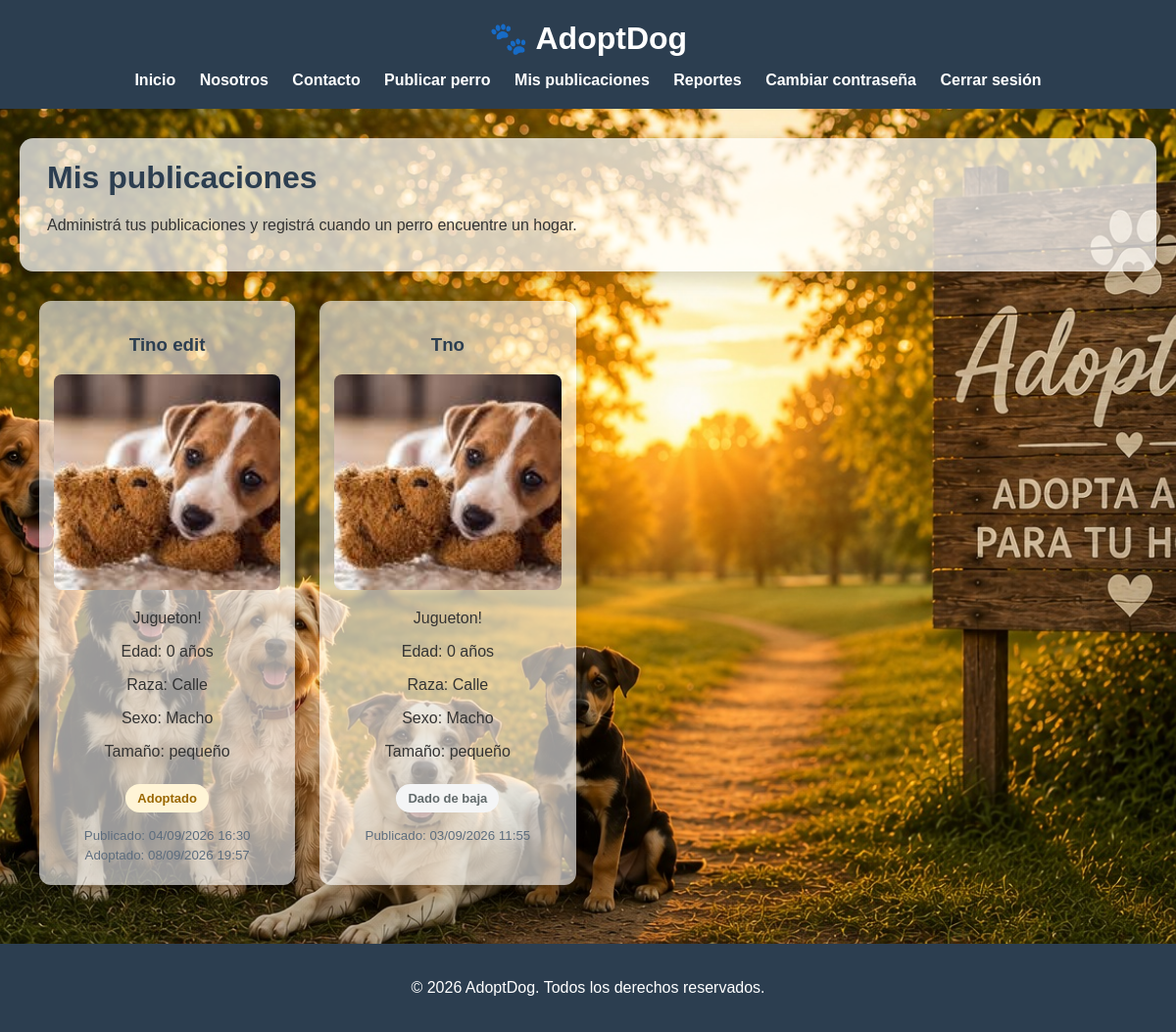
Screenshot of /mis-publicaciones/ (signed in) with the database file from the repository.
### app/models.py (models this page shows, shortened)
class Animal(models.Model):
    ESTADO_DISPONIBLE = "Disponible"
    ESTADO_ADOPTADO = "Adoptado"
    ESTADO_BAJA = "Dado de baja"
    nombre = models.CharField(max_length=100)
    edad = models.IntegerField()
    raza = models.CharField(max_length=100)
    sexo = models.CharField(max_length=20)
    tamanio = models.CharField(max_length=50)
    descripcion = models.TextField()
    imagen = models.ImageField(upload_to='imagenes/dogs/')
    estado = models.CharField(max_length=50, default=ESTADO_DISPONIBLE)
    fecha_publicacion = models.DateTimeField(auto_now_add=True, null=True, blank=True)
    fecha_adopcion = models.DateTimeField(null=True, blank=True)
    fecha_baja = models.DateTimeField(null=True, blank=True)
    owner = models.ForeignKey(
        User,
        on_delete=models.CASCADE,
        null=True,
        blank=True
    )

### app/views.py (the view)
# urls.py: path('mis-publicaciones/', views.mis_publicaciones, name='mis_publicaciones'),
@login_required
def mis_publicaciones(request):
    animales = Animal.objects.filter(owner=request.user).order_by('-id')
    return render(request, 'mis_publicaciones.html', {
        'animales': animales
    })

### app/templates/mis_publicaciones.html (shortened to what this page needs)
{% extends "base.html" %}
{% block content %}
<div class="titulo-pagina">
    <h1>Mis publicaciones</h1>
    <p>Administrá tus publicaciones y registrá cuando un perro encuentre un hogar.</p>
</div>
<div class="animales-contenedor">
    {% for animal in animales %}
    <div class="animal-card">
        <h3>{{ animal.nombre }}</h3>
        {% if animal.imagen %}
        <img src="{{ animal.imagen.url }}" alt="{{ animal.nombre }}">
        {% endif %}
        <p>{{ animal.descripcion }}</p>
        <p>Edad: {{ animal.edad }} años</p>
        <p>Raza: {{ animal.raza }}</p>
        <p>Sexo: {{ animal.sexo }}</p>
        <p>Tamaño: {{ animal.tamanio }}</p>
        {% if animal.estado == "Disponible" %}
            <span class="estado estado-disponible">{{ animal.estado }}</span>
        {% elif animal.estado == "Adoptado" %}
            <span class="estado estado-adoptado">{{ animal.estado }}</span>
        {% else %}
            <span class="estado estado-baja">{{ animal.estado }}</span>
        {% endif %}
        <div class="fechas-publicacion">
            {% if animal.fecha_publicacion %}
                <small>Publicado: {{ animal.fecha_publicacion|date:"d/m/Y H:i" }}</small>
            {% else %}
                <small>Publicación histórica sin fecha registrada</small>
            {% endif %}
            {% if animal.fecha_adopcion %}
                <small>Adoptado: {{ animal.fecha_adopcion|date:"d/m/Y H:i" }}</small>
            {% endif %}
        </div>
    </div>
    {% empty %}
        <p>No tenés perros publicados.</p>
    {% endfor %}
</div>
{% endblock %}

### app/templates/base.html (shortened to what this page needs)
{% load static %}
<!DOCTYPE html>
<html lang="es">
<head>
    <link rel="stylesheet" href="{% static 'styles/styles.css' %}?v=4">
</head>
<body>
<header>
    <h1>🐾 AdoptDog</h1>
    <nav>
        <a href="{% url 'index' %}">Inicio</a>
        <a href="{% url 'nosotros' %}">Nosotros</a>
        <a href="{% url 'contacto' %}">Contacto</a>
        {% if user.is_authenticated %}
            <a href="{% url 'publicar_perro' %}">Publicar perro</a>
            <a href="{% url 'mis_publicaciones' %}">Mis publicaciones</a>
            <a href="{% url 'reportes' %}">Reportes</a>
            <a href="{% url 'cambiar_password' %}">Cambiar contraseña</a>
            <a href="{% url 'cerrar_sesion' %}">Cerrar sesión</a>
        {% else %}
            <a href="{% url 'loguearse' %}">Login</a>
            <a href="{% url 'registro' %}">Registro</a>
        {% endif %}
    </nav>
</header>
<main>
    {% block content %}
    {% endblock %}
</main>
<footer>
    <p>&copy; 2026 AdoptDog. Todos los derechos reservados.</p>
</footer>
</body>
</html>

### app/static/styles/styles.css (style rules this page uses)
.animales-contenedor { max-width: 1200px; margin: 30px auto; padding: 0 20px; display: grid; grid-template-columns: repeat(4, 1fr); gap: 25px; }
.animal-card { background: rgba(255, 255, 255, 0.60); border-radius: 12px; padding: 15px; text-align: center; box-shadow: 0 2px 8px rgba(0,0,0,0.15); transition: transform 0.3s, box-shadow 0.3s; }
.animal-card img { width: 100%; height: 220px; object-fit: cover; border-radius: 8px; }
.animal-card h3 { color: #2c3e50; }
header { background-color: #2c3e50; color: white; padding: 20px; text-align: center; }
header h1 { margin: 0 0 15px 0; }
header nav a { color: white; text-decoration: none; margin: 0 10px; font-weight: bold; }
body { margin: 0; font-family: Arial, Helvetica, sans-serif; background-color: #f5f7fa; color: #333; }
header { background-color: #2c3e50 !important; color: white !important; padding: 20px; text-align: center; }
header h1 { margin: 0 0 15px 0; color: white; }
header nav { text-align: center; }
header nav a { color: white !important; text-decoration: none !important; margin: 0 10px; font-weight: bold; }
main { max-width: 1200px; margin: 30px auto; padding: 0 20px; }
footer { background-color: #2c3e50; color: white; text-align: center; padding: 20px; margin-top: 50px; }
html, body { height: 100%; margin: 0; }
body { display: flex; flex-direction: column; min-height: 100vh; background-image: url("../imagenes/fondo.jpg"); background-size: cover; background-position: center; background-repeat: no-repeat; background-attachment: fixed; }
main { flex: 1; }
footer { background-color: #2c3e50; color: white; text-align: center; padding: 20px; margin-top: auto; }
.titulo-pagina, .reportes-panel { max-width: 1180px; margin: 0 auto; }
.titulo-pagina { background: rgba(255, 255, 255, 0.72); padding: 22px 28px; border-radius: 14px; box-shadow: 0 6px 20px rgba(0,0,0,0.16); }
.titulo-pagina h1, .reportes-encabezado h1 { margin-top: 0; color: #2c3e50; }
.estado { display: inline-block; margin: 8px 0; padding: 7px 12px; border-radius: 999px; font-size: 13px; font-weight: bold; }
.estado-adoptado { background: #fff4d6; color: #9a6700; }
.estado-baja { background: #f4f5f6; color: #616a6b; }
.fechas-publicacion { display: flex; flex-direction: column; gap: 5px; margin: 8px 0; color: #5d6d7e; }

### rows the page displays
Animal: nombre "Tino edit", imagen (picture), descripcion "Jugueton!", edad "0", raza "Calle", sexo "Macho", tamanio "pequeño", estado "Adoptado", fecha_publicacion "04/09/2026 16:30", fecha_adopcion "08/09/2026 19:57"
Animal: nombre "Tno", imagen (picture), descripcion "Jugueton!", edad "0", raza "Calle", sexo "Macho", tamanio "pequeño", estado "Dado de baja", fecha_publicacion "03/09/2026 11:55"
